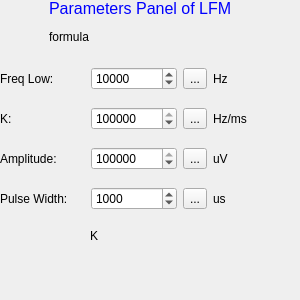
<?xml version="1.0" encoding="UTF-8"?>
<ui version="4.0">
 <class>PanelLFM</class>
 <widget class="QWidget" name="PanelLFM">
  <property name="geometry">
   <rect>
    <x>0</x>
    <y>0</y>
    <width>300</width>
    <height>300</height>
   </rect>
  </property>
  <property name="windowTitle">
   <string>Form</string>
  </property>
  <widget class="QLabel" name="labelFormula">
   <property name="geometry">
    <rect>
     <x>49</x>
     <y>11</y>
     <width>211</width>
     <height>51</height>
    </rect>
   </property>
   <property name="text">
    <string>formula</string>
   </property>
  </widget>
  <widget class="QLabel" name="label_11">
   <property name="geometry">
    <rect>
     <x>49</x>
     <y>-1</y>
     <width>241</width>
     <height>16</height>
    </rect>
   </property>
   <property name="text">
    <string>&lt;!DOCTYPE HTML PUBLIC &quot;-//W3C//DTD HTML 4.0//EN&quot; &quot;http://www.w3.org/TR/REC-html40/strict.dtd&quot;&gt;
&lt;html&gt;&lt;head&gt;&lt;meta name=&quot;qrichtext&quot; content=&quot;1&quot; /&gt;&lt;style type=&quot;text/css&quot;&gt;
p, li { white-space: pre-wrap; }
&lt;/style&gt;&lt;/head&gt;&lt;body style=&quot; font-family:'Sans'; font-size:10pt; font-weight:400; font-style:normal;&quot;&gt;
&lt;p style=&quot; margin-top:0px; margin-bottom:0px; margin-left:0px; margin-right:0px; -qt-block-indent:0; text-indent:0px;&quot;&gt;&lt;span style=&quot; font-family:'Lucida Grande'; font-size:12pt; color:#0000ff;&quot;&gt;Parameters Panel of LFM&lt;/span&gt;&lt;/p&gt;&lt;/body&gt;&lt;/html&gt;</string>
   </property>
  </widget>
  <widget class="QLabel" name="labelFreqHigh">
   <property name="geometry">
    <rect>
     <x>90</x>
     <y>220</y>
     <width>211</width>
     <height>31</height>
    </rect>
   </property>
   <property name="text">
    <string>K</string>
   </property>
  </widget>
  <widget class="QWidget" name="layoutWidget">
   <property name="geometry">
    <rect>
     <x>0</x>
     <y>56</y>
     <width>298</width>
     <height>167</height>
    </rect>
   </property>
   <layout class="QGridLayout" name="gridLayout">
    <item row="0" column="0">
     <widget class="QLabel" name="label">
      <property name="text">
       <string>Freq Low:</string>
      </property>
     </widget>
    </item>
    <item row="0" column="1">
     <widget class="QSpinBox" name="spinFreqLow">
      <property name="minimum">
       <number>1</number>
      </property>
      <property name="maximum">
       <number>9999999</number>
      </property>
      <property name="value">
       <number>10000</number>
      </property>
     </widget>
    </item>
    <item row="0" column="2">
     <widget class="QToolButton" name="toolButtonFreqLow">
      <property name="text">
       <string>...</string>
      </property>
     </widget>
    </item>
    <item row="0" column="3">
     <widget class="QLabel" name="label_2">
      <property name="text">
       <string>Hz</string>
      </property>
     </widget>
    </item>
    <item row="1" column="0">
     <widget class="QLabel" name="label_10">
      <property name="text">
       <string>K:</string>
      </property>
     </widget>
    </item>
    <item row="1" column="1">
     <widget class="QSpinBox" name="spinK">
      <property name="minimum">
       <number>1</number>
      </property>
      <property name="maximum">
       <number>999999999</number>
      </property>
      <property name="value">
       <number>100000</number>
      </property>
     </widget>
    </item>
    <item row="1" column="2">
     <widget class="QToolButton" name="toolButtonK">
      <property name="text">
       <string>...</string>
      </property>
     </widget>
    </item>
    <item row="1" column="3">
     <widget class="QLabel" name="label_13">
      <property name="text">
       <string>Hz/ms</string>
      </property>
     </widget>
    </item>
    <item row="2" column="0">
     <widget class="QLabel" name="label_3">
      <property name="text">
       <string>Amplitude:    </string>
      </property>
     </widget>
    </item>
    <item row="2" column="1">
     <widget class="QSpinBox" name="spinAmp">
      <property name="minimum">
       <number>1</number>
      </property>
      <property name="maximum">
       <number>2500000</number>
      </property>
      <property name="value">
       <number>1000000</number>
      </property>
     </widget>
    </item>
    <item row="2" column="2">
     <widget class="QToolButton" name="toolButtonAmp">
      <property name="text">
       <string>...</string>
      </property>
     </widget>
    </item>
    <item row="2" column="3">
     <widget class="QLabel" name="label_4">
      <property name="text">
       <string>uV</string>
      </property>
     </widget>
    </item>
    <item row="3" column="0">
     <widget class="QLabel" name="label_5">
      <property name="text">
       <string>Pulse Width: </string>
      </property>
     </widget>
    </item>
    <item row="3" column="1">
     <widget class="QSpinBox" name="spinTau">
      <property name="minimum">
       <number>1</number>
      </property>
      <property name="maximum">
       <number>9999999</number>
      </property>
      <property name="value">
       <number>1000</number>
      </property>
     </widget>
    </item>
    <item row="3" column="2">
     <widget class="QToolButton" name="toolButtonTau">
      <property name="text">
       <string>...</string>
      </property>
     </widget>
    </item>
    <item row="3" column="3">
     <widget class="QLabel" name="label_6">
      <property name="text">
       <string>us</string>
      </property>
     </widget>
    </item>
   </layout>
  </widget>
 </widget>
 <resources/>
 <connections/>
</ui>
